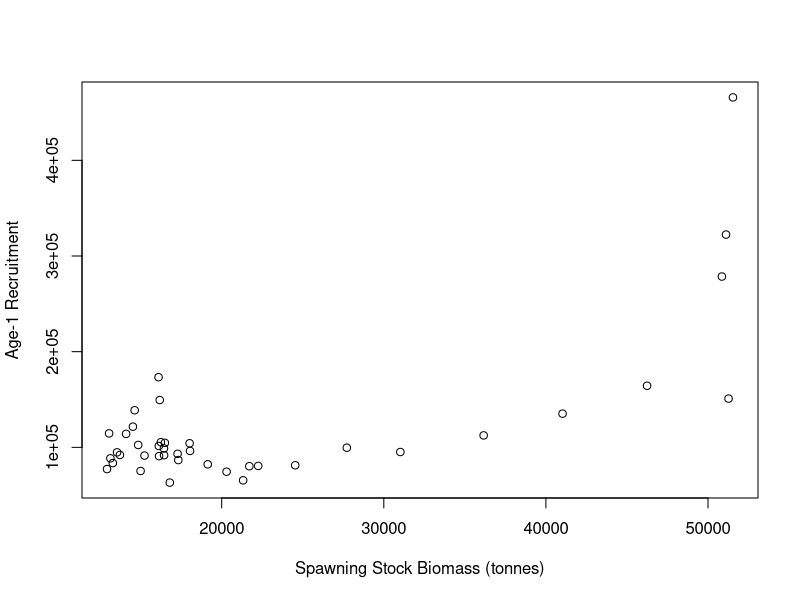
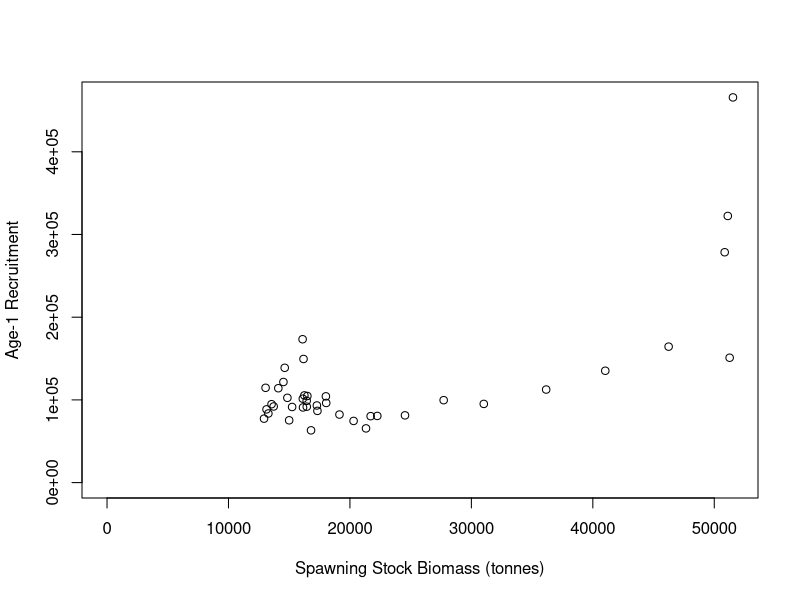
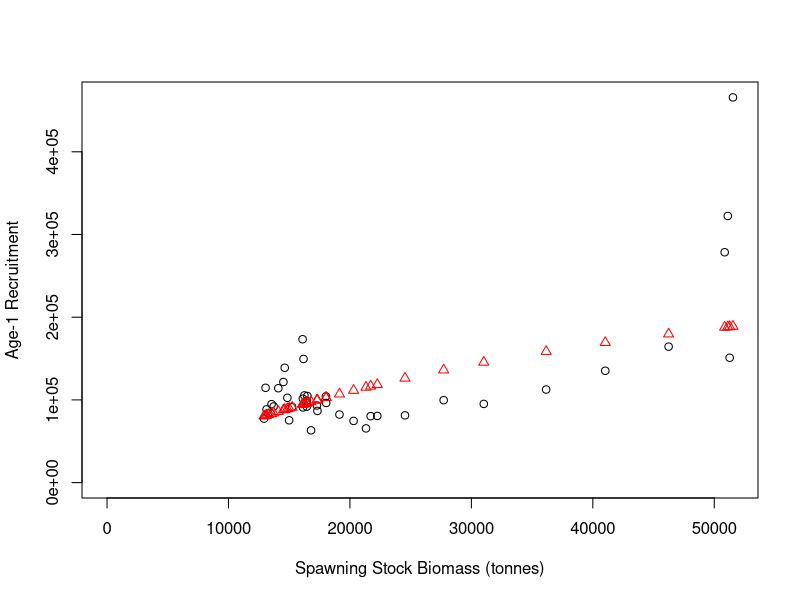
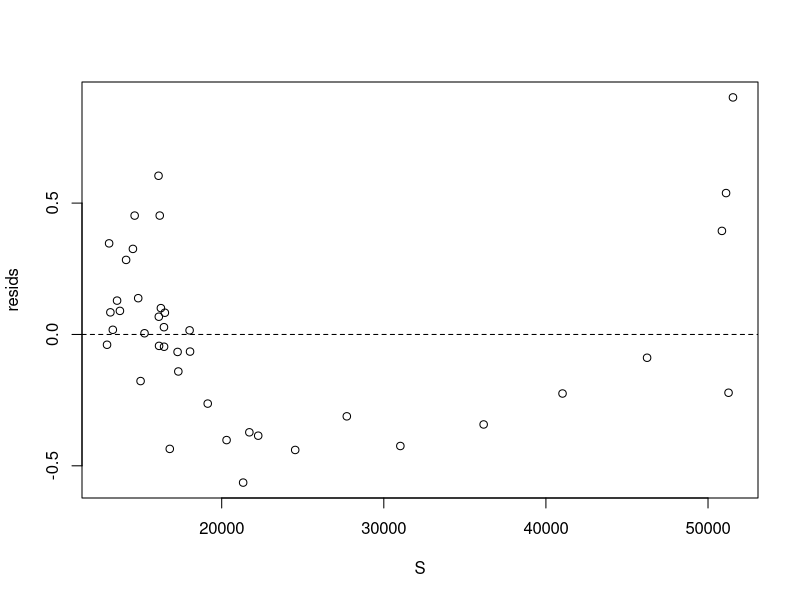
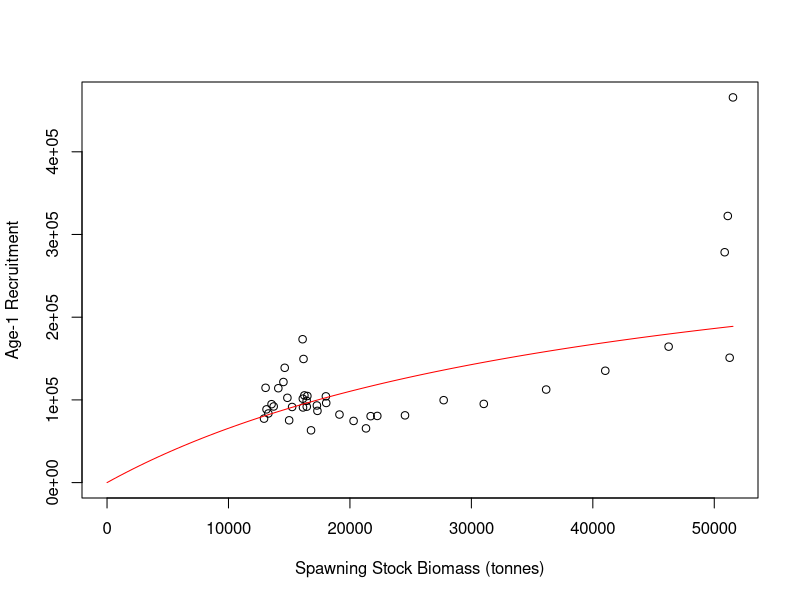
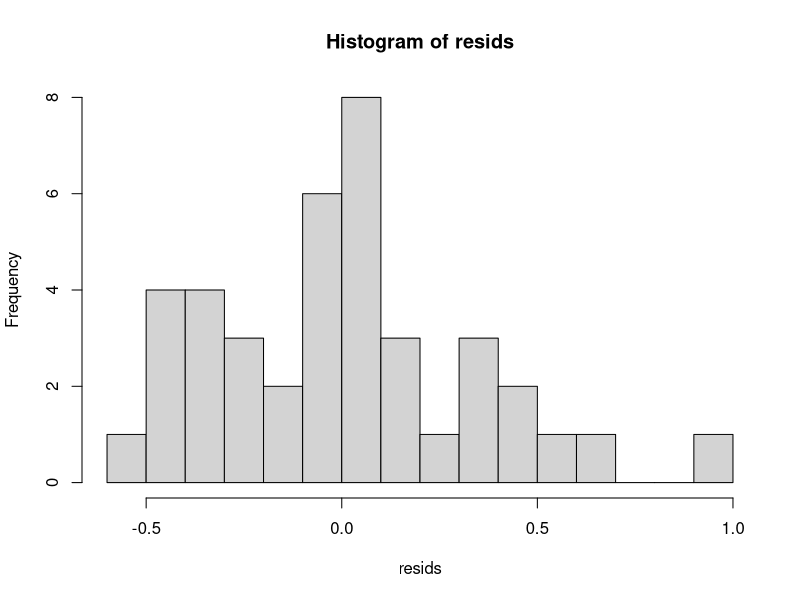
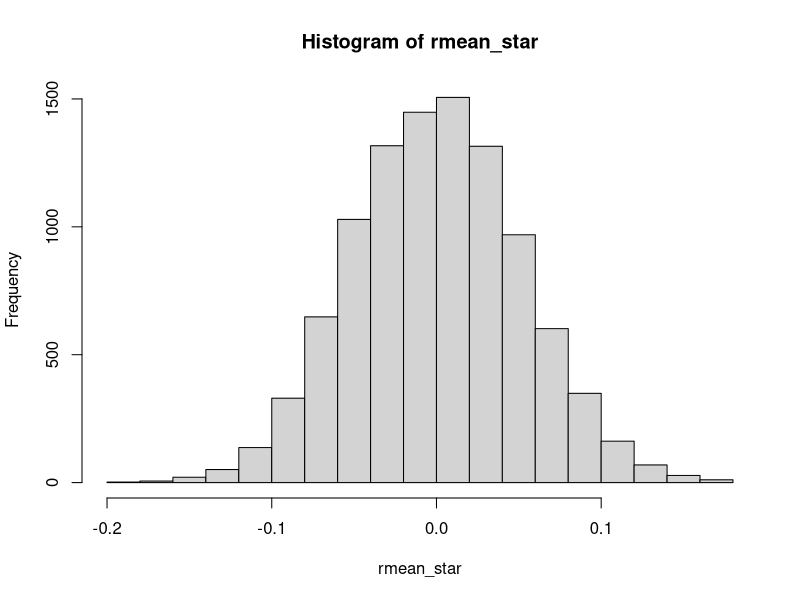
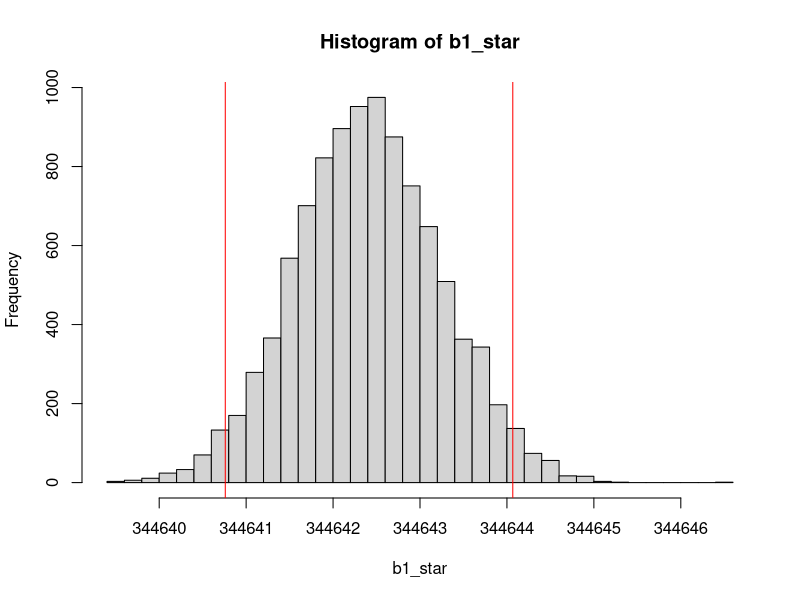

The R script that drew these images, in order:
# Fitting Models to Data in R

# Colin Millar, modified from Iago Mosqueira and Ernesto Jardim

# This script shows the steps followed to fit a stock-recruitment model to
# in the file 'WBFT_S-R.csv'

# clear workspace before we start
rm(list = ls())


#==============================================================================
# Load and explore data
#==============================================================================

# load data from comma-separated file to data.frame
tuna <- read.csv(file = 'WBFT_S-R.csv', header = TRUE)

# take a look at what we have
head(tuna) # this looks at the first 6 rows
str(tuna) # this lets us inspect what the columns contain

# lets rename some columns because I am lazy and want the code to be
# readable and easier to type
names(tuna)
names(tuna) <- c("yc", "ssb", "rec")
head(tuna)

# to access the diffrent columns use '$' i.e to see the SSB values:
tuna$ssb
# and to see observed recruitment
tuna$rec

# initial plot of SSB vs. recruits
plot(rec ~ ssb,
     data = tuna, # look in tuna for x and y values
     xlab = 'Spawning Stock Biomass (tonnes)',
     ylab = 'Age-1 Recruitment')


# probably better to set x and y limits to start at zero
plot(rec ~ ssb,
     data = tuna, # look in tuna for x and y values
     xlim = c(0, max(ssb)), # set x limits
     ylim = c(0, max(rec)), # set y limits
     xlab = 'Spawning Stock Biomass (tonnes)',
     ylab = 'Age-1 Recruitment')


###############################################################################
# We are now going to demonstrate the same techniques employed in the spreadsheet
# solution to the assignment
###############################################################################

#==============================================================================
# Beverton and holt recruitmet model R=b1*S/(b2+S)
#==============================================================================


#------------------------------------------------------------------------------
# (1) Calculate predicted R for each year
# Rpred = b1 * S / (b2 + S)
#------------------------------------------------------------------------------

# starting values for b1 and b2
b1 <- 1000000
b2 <- 300000

# set up the other variables (i.e. S)
S <- tuna$ssb

Rpred <- b1 * S / (b2 + S)

#------------------------------------------------------------------------------
# (2) Calculate log residuals, Ln(obs/pred)
#------------------------------------------------------------------------------

# assigne observed recruitment
Robs <- tuna$rec

resids <- log(Robs / Rpred) # = log(Robs) - log(Rpred)

# note that in R, log is the natural log:
?log # see the help file for the log function
log(exp(1))
log(exp(10))

#------------------------------------------------------------------------------
# (3) Calculate sum of squared residuals
#------------------------------------------------------------------------------

?sum # see the help file for sum
ssq_resids <- sum(resids^2)

#------------------------------------------------------------------------------
# (4) Minimize sum-of-squares with solver by adjusting b1 and b2
#------------------------------------------------------------------------------

# to do this, we need to set up a function that takes
# b1 and b2 as input, and returns the sums of squared residuals

# in R a function is a collection of steps: i.e.
add <- function(b1, b2) {
  b1 + b2
}
add(1, 2)
# 3

# the sums of squares function is collection of the previous 3 steps:
ssq <- function(b1, b2) {
  # 1. Calculate predicted R for each year
  Rpred <- b1 * S / (b2 + S)
  # 2. Calculate log residuals, Ln(obs/pred)
  resids <- log(Robs / Rpred)
  # 3. Calculate sum of squared residuals
  ssq_resids <- sum(resids^2)

  # return
  ssq_resids
}

# lets test this out:
ssq(b1, b2)
ssq(1000000, 300000)
ssq(1000000, 200000)

# now we need to search over lots of values for b1 and b2 to
# find the minimum.
# There are lots of ways to do this, we will first look at the optim function.
# the help file for optim is:
?optim

ssq_optim <- function(par) {
  b1 <- par[1]
  b2 <- par[2]

  ssq(b1, b2)
}

# use c to combine the starting values into a vector
?c
par0 <- c(1000000, 300000)

# lets test the new ssq funciton
ssq_optim(par0)

# lets run it..
opt <- optim(par0, ssq_optim)

opt


#------------------------------------------------------------------------------
# (5) Plot observed and predicted R
#------------------------------------------------------------------------------

# get the parameter estimates from the optimisation
b1 <- opt$par[1]
b2 <- opt$par[2]

# predict recruitment
Rpred <- b1 * S / (b2 + S)

# plot
plot(Robs ~ S,
     xlim = c(0, max(S)), # set x limits
     ylim = c(0, max(Robs)), # set y limits
     xlab = 'Spawning Stock Biomass (tonnes)',
     ylab = 'Age-1 Recruitment')

# add predictions to the plot
points(Rpred ~ S, col = "red", pch = 2)


#------------------------------------------------------------------------------
# (6) Plot residuals
#------------------------------------------------------------------------------

# calculate residuals
resids <- log(Robs / Rpred)

# plot them
plot(resids ~ S)
# add in a reference line
abline(h = 0, lty = 2)





















###############################################################################
# We are now going to demonstrate the same solution, but taking advantage of
# the tools provided by a programming / scripting language
###############################################################################

#==============================================================================
# Beverton and holt recruitmet model R=b1*S/(b2+S)
#==============================================================================

#------------------------------------------------------------------------------
# (1) Calculate predicted R for each year
# Rpred = b1 * S / (b2 + S)
#------------------------------------------------------------------------------

# this time we will write a function to do this called bevholt
#  to be safe we will also pass in S
#  this way we know for sure wha values of S are being used

bevholt <- function(b, S) {
  b[1] * S / (b[2] + S)
}

# compute R at the starting values for b1 and b2
Rpred <- bevholt(c(1000000, 300000), S = tuna$ssb)

# lets jump to step 4 ...

#------------------------------------------------------------------------------
# (4) Minimize sum-of-squares with solver by adjusting b1 and b2
#------------------------------------------------------------------------------

# now lets modify the ssq function to accept S and Robs,
# and use the function bevholt

# the sums of squares function is collection of the previous 3 steps:
ssq <- function(b, S, Robs) {
  # 1. Calculate predicted R for each year
  Rpred <- bevholt(b, S)
  # 2. Calculate log residuals, Ln(obs/pred)
  resids <- log(Robs / Rpred)
  # 3. Calculate sum of squared residuals
  ssq_resids <- sum(resids^2)

  # return
  ssq_resids
}

# lets test this out:
ssq(c(b1, b2), tuna$ssb, tuna$rec) # what to you notice this time?
ssq(c(1000000, 300000), tuna$ssb, tuna$rec)
ssq(c(1000000, 200000), tuna$ssb, tuna$rec)

# now we need to search over lots of values for b1 and b2 to
# find the minimum.

ssq_optim <- function(par, S, Robs) {
  b <- exp(par)

  ssq(b, S, Robs)
}

# use c to combine the starting values into a vector
par0 <- log(c(1000000, 300000))

# lets test the new ssq funciton
ssq_optim(par0, S = tuna$ssb, Robs = tuna$rec)

# lets run it..
opt <- optim(par0, ssq_optim, S = tuna$ssb, Robs = tuna$rec)

opt


#------------------------------------------------------------------------------
# (5) Plot observed and predicted R
#------------------------------------------------------------------------------

# predict recruitment over the full S range
Spred <- seq(0, max(tuna$ssb), length.out = 100)
Rpred <- bevholt(exp(opt$par), S = Spred)

# plot
plot(rec ~ ssb,
     data = tuna, # pass in data this time
     xlim = c(0, max(S)), # set x limits
     ylim = c(0, max(Robs)), # set y limits
     xlab = 'Spawning Stock Biomass (tonnes)',
     ylab = 'Age-1 Recruitment')

# add predictions to the plot as a line
lines(Rpred ~ Spred, col = "red", pch = 2)











###############################################################################
# We are now going to demonstrate a techniques for calculating confidence
# intervals
###############################################################################

# Bootstrapping is so called because it is like you are acheieving something
# from nothing.
#
# but in fact it is taking advantage of the fact that your samle of data
# contains information about how it varies...
#
# this can be seen from the residuals:

# lets run the fit again
fit <- optim(par0, ssq_optim, S = tuna$ssb, Robs = tuna$rec)

# and calculate the residuals
Rpred <- bevholt(exp(fit$par), tuna$ssb)
resids <- log( tuna$rec / Rpred)

# and plot a histogram
hist(resids, nclass = 20)

# the mean of the residuals is:
mean(resids)

# but is there not error in this?

# resample from this as if the resuduals are random and reclaculate the mean
r_star <- sample(resids,  replace = TRUE)
mean(r_star)

# do it again
r_star <- sample(resids, replace = TRUE)
mean(r_star)

# do it lots of times!
rmean_star <-
  replicate(10000, {
    r_star <- sample(resids, replace = TRUE)
    mean(r_star)
  })

hist(rmean_star)

#------------------------------------------------------------------------------
# so we are able to access the error inherent in the model fit?
#
# And we can propagate this through to the parameter estimates?
#------------------------------------------------------------------------------

# resample from the residuals as if the resuduals are random and reestimate the
# parameters
r_star <- sample(resids, replace = TRUE)
opt <- optim(par0, ssq_optim, S = tuna$ssb, Robs = Rpred + r_star)
opt$par

# do it again
r_star <- sample(resids, replace = TRUE)
opt <- optim(par0, ssq_optim, S = tuna$ssb, Robs = Rpred + r_star)
opt$par


# do it lots of times!
par_star <-
  replicate(10000, {
    r_star <- sample(resids, replace = TRUE)
    opt <- optim(par0, ssq_optim, S = tuna$ssb, Robs = Rpred + r_star,
                 method = "BFGS")
    opt$par
  })

# separate b1 and b2 bootstrap simulations for ease of inspection
b1_star <- exp(par_star[1,])
b2_star <- exp(par_star[2,])

# plot histograms of simulations
hist(b1_star, nclass = 50)
# add confidence intervals
abline(v = quantile(b1_star, c(0.025, 0.975)), col = "red")
quantile(b1_star, c(0.025, 0.975))

# what does the 2D bootstrap simulation look like?
plot(b1_star, b1_star, pch = ".", col = grey(.5, alpha = 0.5))

# a colourful 2d densty plot
image(MASS::kde2d(b1_star, b2_star, n = 400))

